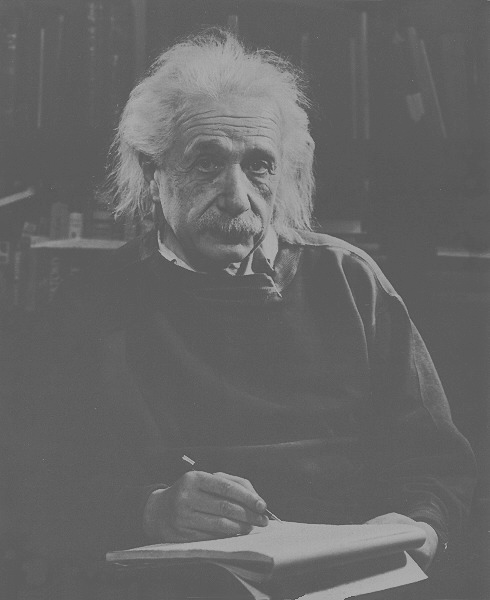
#> input picture Img_proc_hw2/einstein-low-contrast.tif, 490 x 600 px
$ python Q2.py
#> lines starting #> are read from the running program, lines starting #| are printed output that depends on the picture
import numpy as np
import cv2


# Read the image as
Q2_img = cv2.imread('einstein-low-contrast.tif', cv2.IMREAD_GRAYSCALE)
#> Q2_img is the input picture: shape (600, 490); min 74, max 178, mean 102.4


def linear_stretching(img):
    # Calculate the minimum and maximum pixel values
    min_val = np.min(img)
#> min_val = 74
    max_val = np.max(img)
#> max_val = 178

    # Perform linear stretching
    stretched_img = (img - min_val) * (255.0 / (max_val - min_val))
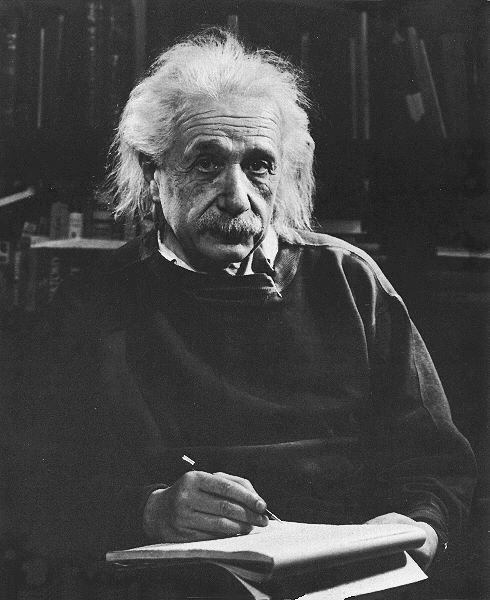
#> stretched_img: shape (600, 490) float64; min 0, max 255, mean 69.5; drawn with min black and max white
    # Convert the stretched_img to uint8 data type
    stretched_img = stretched_img.astype(np.uint8)

    return stretched_img

cv2.imwrite('Q2/Stretched_img.tif', linear_stretching(Q2_img) )
